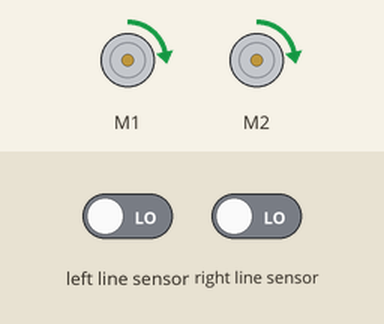
A program run on a simulated BBC micro:bit (MakeCode). On the bench: 2 × DC motor (green arrow = forward, orange = backward, longer = faster). The inputs (shaded band) are chosen by the test bench; at power-on: left line sensor LOW, right line sensor LOW.

Above: at 1.2 s.
1.3 s: left line sensor driven HIGH
At 2.1 s:
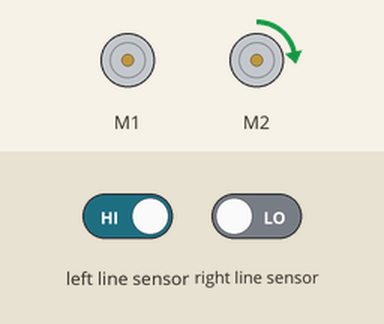
2.8 s: left line sensor driven LOW
At 4.0 s:
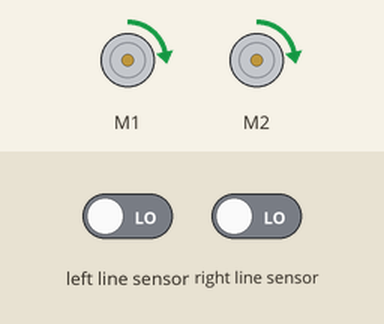
4.3 s: right line sensor driven HIGH
At 4.6 s:
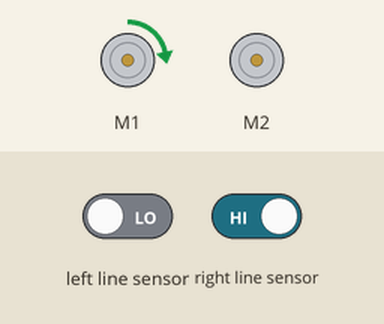
5.8 s: right line sensor driven LOW
At 6.8 s:
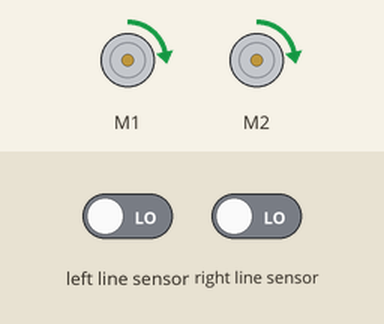
Timing chart, 0 to 8.3 s (numbered marks = the images above; inputs shaded):
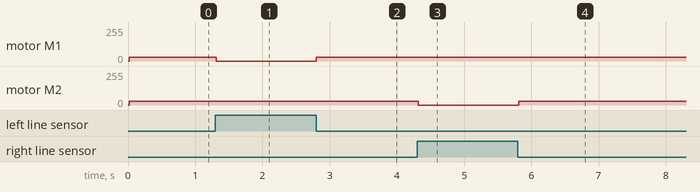

Measured:
- after the input at 1.3 s, motor M1: forward 30/255 → stopped at once
- after the input at 2.8 s, motor M1: stopped → forward 30/255 at once
- after the input at 4.3 s, motor M2: forward 30/255 → stopped at once
- after the input at 5.8 s, motor M2: stopped → forward 30/255 at once

The program:

main.ts
```typescript
basic.forever(function () {
    if (maqueen.readPatrol(maqueen.Patrol.PatrolLeft) == 1) {
        //
        maqueen.motorStop(maqueen.Motors.M1)
        maqueen.motorRun(maqueen.Motors.M2, maqueen.Dir.CW, 30)
    } else if (maqueen.readPatrol(maqueen.Patrol.PatrolRight) == 1) {
        maqueen.motorStop(maqueen.Motors.M2)
        maqueen.motorRun(maqueen.Motors.M1, maqueen.Dir.CW, 30)
    } else {
        maqueen.motorRun(maqueen.Motors.All, maqueen.Dir.CW, 30)
    }
})
```

test.ts
```typescript
// aquí va el archivo "tests"; esto no se compilará cuando este paquete se utilice como una extensión.
```
